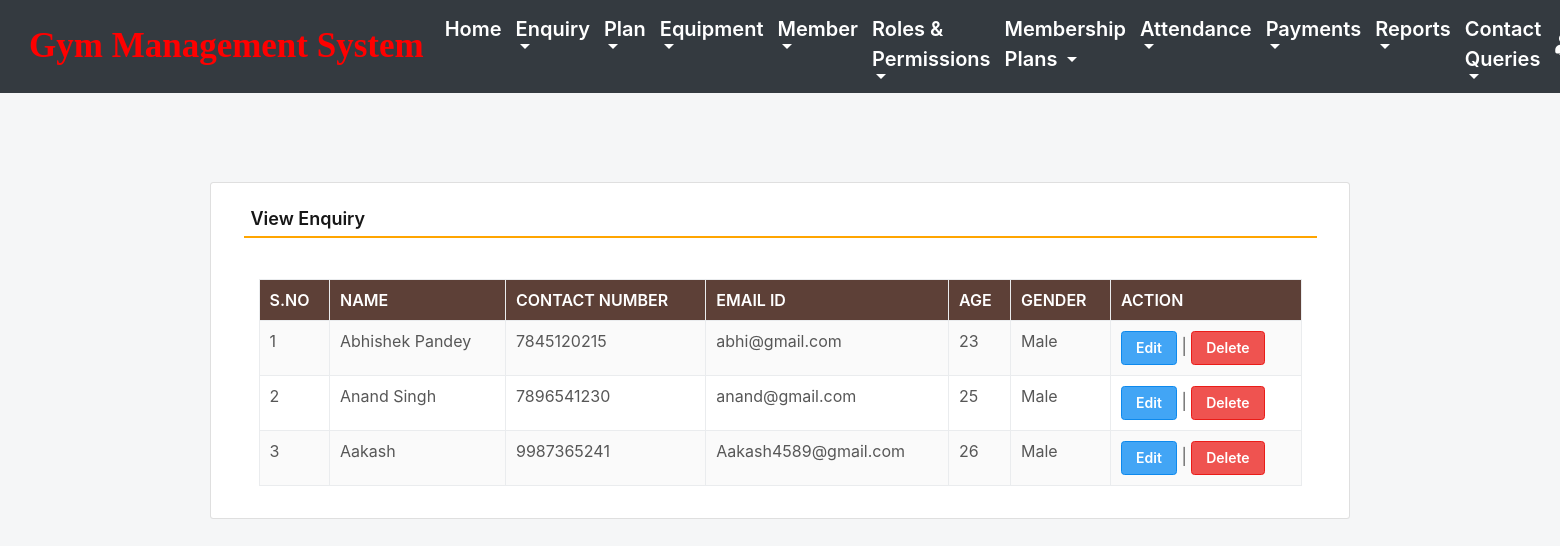
Page /viewEnquiry (signed in) on the committed database.
### gym/models.py (models this page shows, shortened)
class Enquiry(models.Model):
    name = models.CharField(max_length=150, null=True)
    mobile = models.CharField(max_length=15, null=True)
    email = models.CharField(max_length=50, null=True)
    age = models.CharField(max_length=15, null=True)
    gender = models.CharField(max_length=10, null=True)

### gym/views.py (the view)
# urls.py: path('viewEnquiry', viewEnquiry, name='viewEnquiry'),
def viewEnquiry(request):
    if not request.user.is_authenticated:
        return redirect(admin_login)
    enquiry = Enquiry.objects.all()
    return render(request,'viewEnquiry.html', locals())

### gym/templates/viewEnquiry.html (shortened to what this page needs)
{% include 'admin_nav.html' %}
{% load static %}
 <html lang="en" class="no-focus">
 <link rel="stylesheet" id="css-main" href="{% static 'css1/codebase.min.css' %}">
 <br><br><br><br>
	<div class="container card shadow mt-5">
		<div class="card-body">
			<h5 class="p-2" style="border-bottom: 2px solid orange">View Enquiry</h5>
             <br>
            <div class="container-fluid">
             <table id="example" class="table table-striped table-bordered" style="width:100%">
                  <thead class="text-white" style="background-color : #5d4037;">
				     <tr>
					   <th>S.No</th>
					   <th>Name</th>
					   <th>Contact Number</th>
					   <th>Email ID</th>
                       <th>Age</th>
					   <th>Gender</th>
					   <th>Action</th>
				     </tr>
			      </thead>
			       <tbody>
                     {% for i in enquiry %}
			          <tr>
                        <td>{{forloop.counter}}</td>
						<td>{{i.name}}</td>
						<td>{{i.mobile}}</td>
						<td>{{i.email}}</td>
						<td>{{i.age}}</td>
						<td>{{i.gender}}</td>
						<td><a href="{% url 'edit_Enquiry' i.id %}" class="btn btn-primary">Edit</a> |
                          <a href="{% url 'delete_Enquiry' i.id %}" class="btn btn-danger" onclick="return confirm('Are you sure to delete this Enquiry ?')">Delete</a></td>
                      </tr>
                      {% endfor %}
                   </tbody>
		        </table>
            </div>
        </div>
	</div>
        <link rel="stylesheet" href="https://use.fontawesome.com/releases/v5.6.3/css/all.css">
 </html>

### gym/templates/admin_nav.html (style rules this page uses)
.container-fluid { padding-right: 15px; padding-left: 15px; }

### rows in the picture
Enquiry: name "Abhishek Pandey", mobile "7845120215", email "abhi@gmail.com", age "23", gender "Male"
Enquiry: name "Anand Singh", mobile "7896541230", email "anand@gmail.com", age "25", gender "Male"
Enquiry: name "Aakash", mobile "9987365241", email "Aakash4589@gmail.com", age "26", gender "Male"
